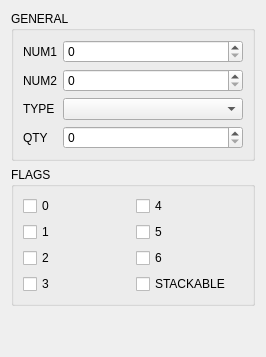
<?xml version="1.0" encoding="UTF-8"?>
<ui version="4.0">
 <class>ImportantTabForm</class>
 <widget class="QWidget" name="ImportantTabForm">
  <property name="windowTitle">
   <string notr="true">Form</string>
  </property>
  <layout class="QVBoxLayout" name="verticalLayout">
   <item>
    <widget class="QGroupBox" name="groupBox_4">
     <property name="title">
      <string>GENERAL</string>
     </property>
     <layout class="QVBoxLayout" name="verticalLayout_2">
      <item>
       <layout class="QFormLayout" name="formLayout">
        <item row="0" column="0">
         <widget class="QLabel" name="num1Label">
          <property name="text">
           <string>NUM1</string>
          </property>
         </widget>
        </item>
        <item row="0" column="1">
         <widget class="QSpinBox" name="num1SB">
          <property name="maximum">
           <number>65535</number>
          </property>
         </widget>
        </item>
        <item row="1" column="0">
         <widget class="QLabel" name="num2Label">
          <property name="text">
           <string>NUM2</string>
          </property>
         </widget>
        </item>
        <item row="1" column="1">
         <widget class="QSpinBox" name="num2SB">
          <property name="maximum">
           <number>65535</number>
          </property>
         </widget>
        </item>
        <item row="2" column="0">
         <widget class="QLabel" name="itemLabel">
          <property name="text">
           <string>TYPE</string>
          </property>
         </widget>
        </item>
        <item row="2" column="1">
         <widget class="QComboBox" name="itemCB">
          <property name="minimumSize">
           <size>
            <width>180</width>
            <height>0</height>
           </size>
          </property>
         </widget>
        </item>
        <item row="3" column="0">
         <widget class="QLabel" name="countLabel">
          <property name="text">
           <string>QTY</string>
          </property>
         </widget>
        </item>
        <item row="3" column="1">
         <widget class="QSpinBox" name="countSB"/>
        </item>
       </layout>
      </item>
     </layout>
    </widget>
   </item>
   <item>
    <widget class="QGroupBox" name="groupBox">
     <property name="title">
      <string>FLAGS</string>
     </property>
     <layout class="QGridLayout" name="gridLayout">
      <item row="2" column="0">
       <widget class="QCheckBox" name="flag2CB">
        <property name="text">
         <string notr="true">2</string>
        </property>
       </widget>
      </item>
      <item row="0" column="0">
       <widget class="QCheckBox" name="flag0CB">
        <property name="text">
         <string notr="true">0</string>
        </property>
       </widget>
      </item>
      <item row="3" column="0">
       <widget class="QCheckBox" name="flag3CB">
        <property name="text">
         <string notr="true">3</string>
        </property>
       </widget>
      </item>
      <item row="1" column="0">
       <widget class="QCheckBox" name="flag1CB">
        <property name="text">
         <string notr="true">1</string>
        </property>
       </widget>
      </item>
      <item row="0" column="1">
       <widget class="QCheckBox" name="flag4CB">
        <property name="text">
         <string notr="true">4</string>
        </property>
       </widget>
      </item>
      <item row="1" column="1">
       <widget class="QCheckBox" name="flag5CB">
        <property name="text">
         <string notr="true">5</string>
        </property>
       </widget>
      </item>
      <item row="2" column="1">
       <widget class="QCheckBox" name="flag6CB">
        <property name="text">
         <string notr="true">6</string>
        </property>
       </widget>
      </item>
      <item row="3" column="1">
       <widget class="QCheckBox" name="flag7CB">
        <property name="text">
         <string>STACKABLE</string>
        </property>
       </widget>
      </item>
     </layout>
    </widget>
   </item>
   <item>
    <spacer name="verticalSpacer">
     <property name="orientation">
      <enum>Qt::Vertical</enum>
     </property>
     <property name="sizeHint" stdset="0">
      <size>
       <width>20</width>
       <height>40</height>
      </size>
     </property>
    </spacer>
   </item>
  </layout>
 </widget>
 <resources/>
 <connections/>
</ui>
